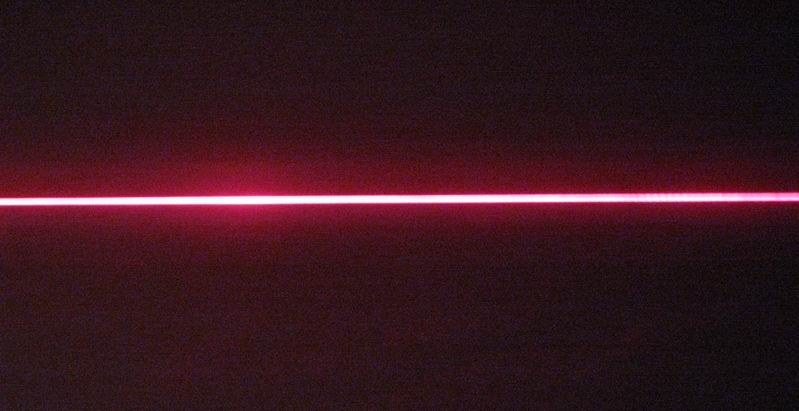
#> input picture test1.jpg, 799 x 411 px
$ jupyter execute --allow-errors Scanner.ipynb   (shell and % lines are left out)
#> lines starting #> are read from the running program, lines starting #| are printed output that depends on the picture; after the words box and inside, x2 and y2 are one past the last pixel; in counts of white or black regions, pixels touching at a corner belong together
[cell 1]
#skeleton

import pandas as pd
import numpy as np
from skimage.morphology import skeletonize
from skimage import io
import cv2
import matplotlib.pyplot as plt

#import image
image1 = cv2.imread('test1.jpg')
#> image1 is the input picture: shape (411, 799, 3); mean B, G, R 30.2, 22.6, 55.1
#plt.imshow(image)

#convert to gray
#https://pythonprogramming.net/thresholding-image-analysis-python-opencv-tutorial/
ret,th1 = cv2.threshold(image1,190,255,cv2.THRESH_BINARY)
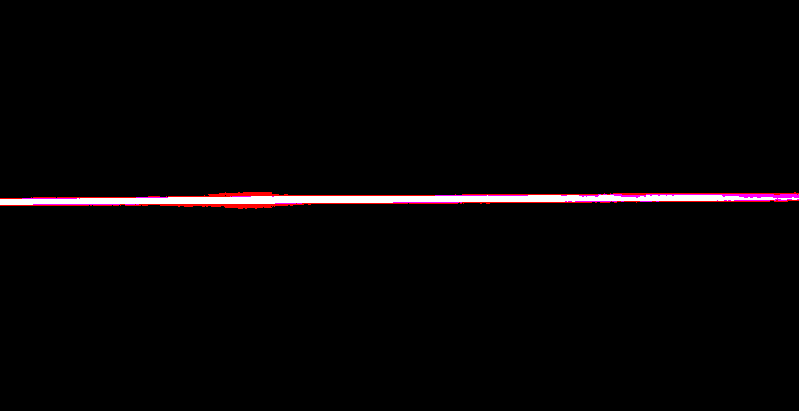
#> th1: shape (411, 799, 3); mean B, G, R 4.4, 3.6, 5.9
#http://www.bogotobogo.com/python/OpenCV_Python/python_opencv3_Image_Global_Thresholding_Adaptive_Thresholding_Otsus_Binarization_Segmentations.php

grayscaled = cv2.cvtColor(th1,cv2.COLOR_BGR2GRAY)
print(grayscaled)
#> (printed output is left out)

plt.imshow(grayscaled,cmap='binary')
plt.show()

skeleton = skeletonize(grayscaled)
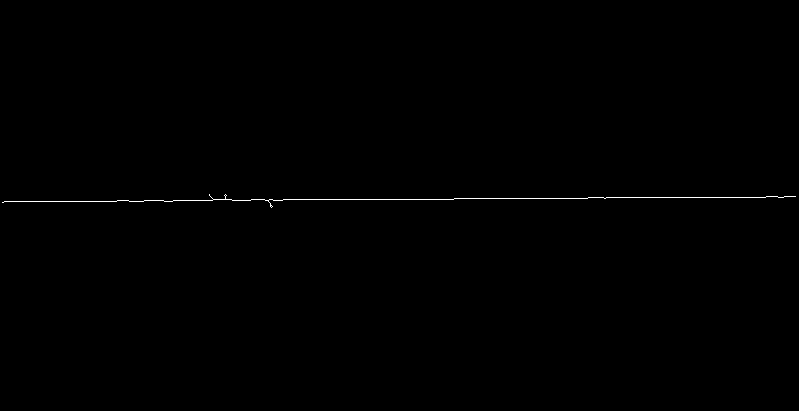
#> skeleton: shape (411, 799) bool; 0.25% white in thin lines or dots, all inside (x1, y1, x2, y2) = (2, 194, 796, 208)

plt.imshow(skeleton)
plt.show()

image2 = pd.DataFrame(skeleton)
#> image2 = table of 411 rows and 799 columns
line = pd.DataFrame(np.zeros((image2.shape[1],3)),columns=['x','y','z'])
#> line = table of 799 rows and 3 columns

plt.imshow(image2,cmap='binary')
plt.show()
z = 2
k = 0
print(image2.shape[1])
#| 799
for i in range(0,image2.shape[0]):
    for j in range(0,image2.shape[1]):
        #print(image.iloc[i,j])
        if image2.iloc[i,j] > 0:
            if k < image2.shape[1]:
                #print([i,j])
                line.iloc[k]=[i,j,z]
                k=k+1
#> after the loop, k = 799
                #print(k)
                #line.append([i,j],columns=['x','y'])
print(line)
#> (printed output is left out)

##### camera

#https://www.raspberrypi.org/documentation/usage/camera/python/README.md

import picamera
camera = picamera.PiCamera()
camera.capture('image.jpg')

#> (a cell that did not finish here is left out)

[cell 3]
#open cv skeleton implentation

import cv2
import numpy as np
import matplotlib.pyplot as plt

#img = cv2.imread('sofsk.png',0)
img = cv2.imread('test1.jpg',0)
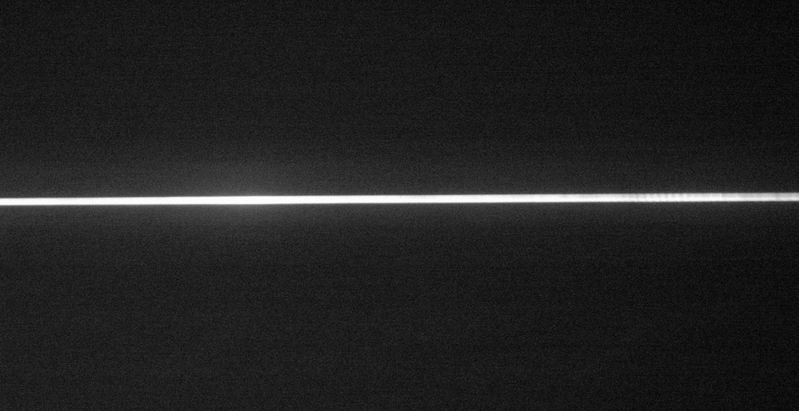
#> img: shape (411, 799); min 1, max 255, mean 33.2

size = np.size(img)
#> size = 328389
skel = np.zeros(img.shape,np.uint8)

plt.imshow(img,cmap='binary')
plt.show()

ret,img = cv2.threshold(img,127,255,0)
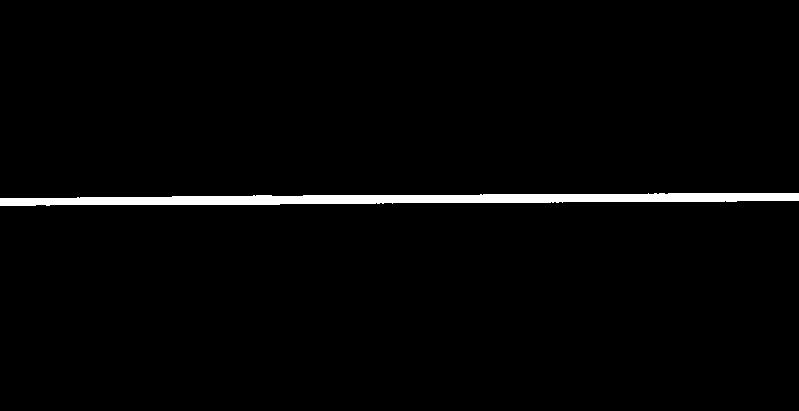
#> img: shape (411, 799); 2% white; 1 white region, box (x1, y1, x2, y2) and area: (0, 193, 799, 206) 6713

plt.imshow(img)
plt.show()

element = cv2.getStructuringElement(cv2.MORPH_CROSS,(3,3))
done = False

while( not done):
    eroded = cv2.erode(img,element)
    temp = cv2.dilate(eroded,element)
    temp = cv2.subtract(img,temp)
    skel = cv2.bitwise_or(skel,temp)
    img = eroded.copy()

    zeros = size - cv2.countNonZero(img)
    if zeros==size:
        done = True
#> this loop made 5 passes
#> zeros on passes 1 to 5: 323274, 324872, 326470, 328030, 328389
#> pass 1, `eroded = cv2.erode(img,element)`:
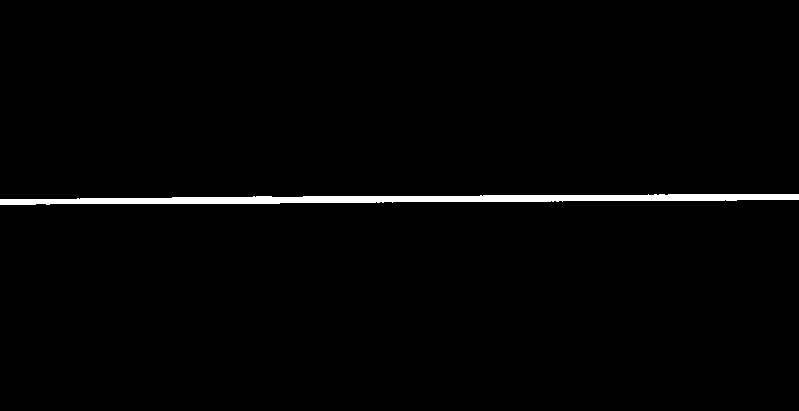
#> eroded: shape (411, 799); 1.6% white; 1 white region, box (x1, y1, x2, y2) and area: (0, 194, 799, 205) 5115
#> pass 2, `eroded = cv2.erode(img,element)`:
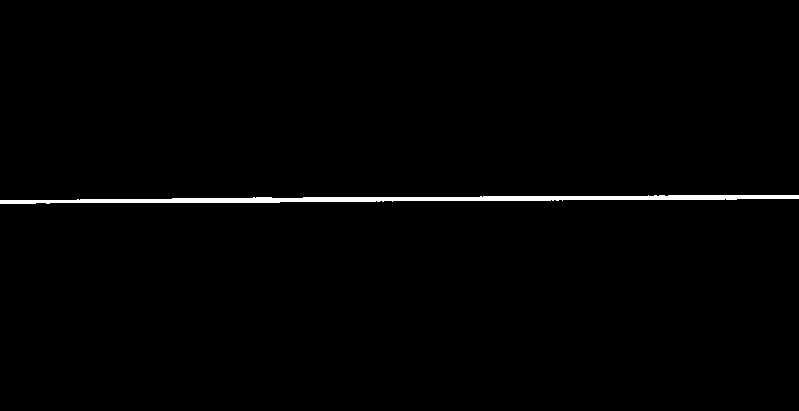
#> eroded: shape (411, 799); 1.1% white; 1 white region, box (x1, y1, x2, y2) and area: (0, 195, 799, 204) 3517
#> pass 3, `eroded = cv2.erode(img,element)`:
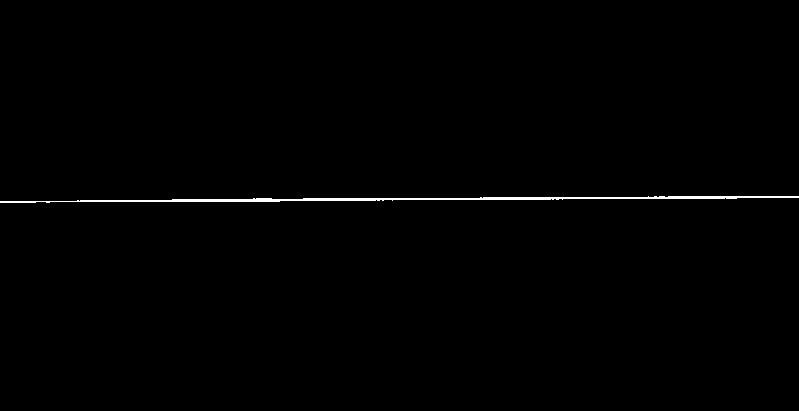
#> eroded: shape (411, 799); 0.58% white; 1 white region, box (x1, y1, x2, y2) and area: (0, 196, 799, 203) 1919
#> after the loop:
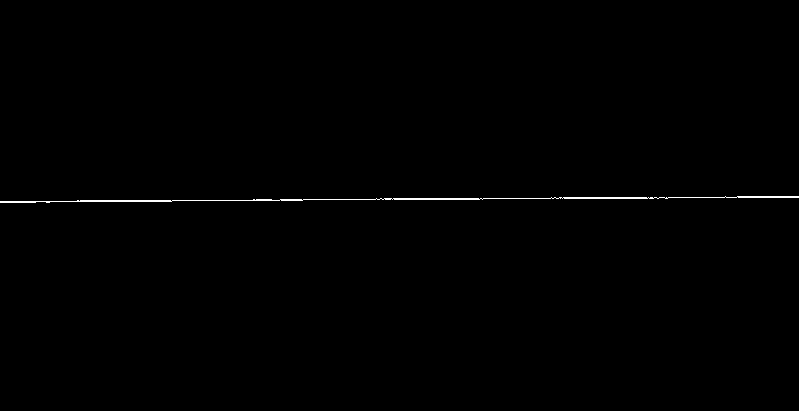
#> skel: shape (411, 799); 0.37% white in thin lines or dots, all inside (x1, y1, x2, y2) = (0, 196, 799, 203)

plt.imshow(skel,cmap='binary')
plt.show()

$ run again, with test2.jpg copied over test1.jpg
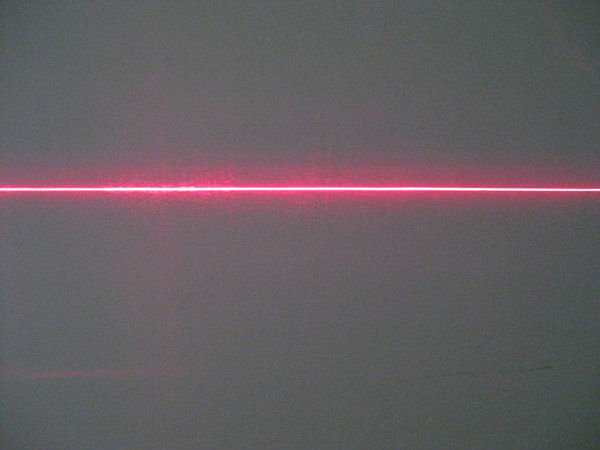
#> input picture test2.jpg, 600 x 450 px
#> image1 is the input picture: shape (450, 600, 3); mean B, G, R 97.6, 93.2, 102
#> (printed output is left out)
#> `skeleton = skeletonize(grayscaled)`:
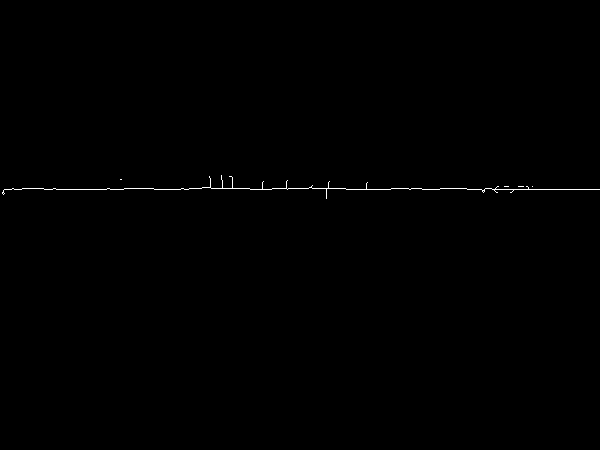
#> skeleton: shape (450, 600) bool; 0.27% white in thin lines or dots, all inside (x1, y1, x2, y2) = (2, 175, 600, 199)
#> image2 = table of 450 rows and 600 columns
#| 600
#> (printed output is left out)
#> size = 270000
#> the loop `while( not done):` made 7 passes
#> zeros on passes 1 to 7: 267611, 268725, 269413, 269811, 269968, 269999, 270000
#> after the loop `while( not done):`:
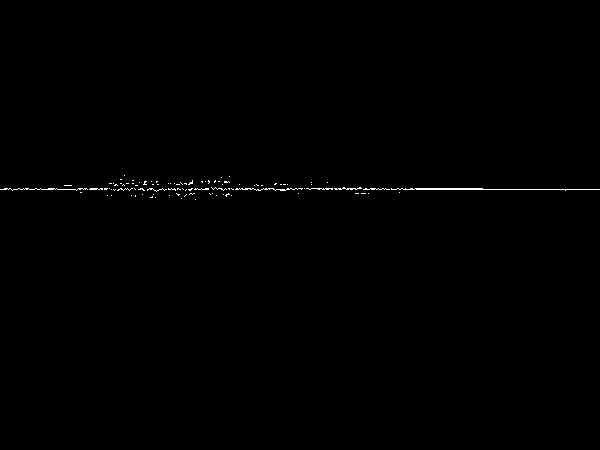
#> skel: shape (450, 600); 0.34% white in thin lines or dots, all inside (x1, y1, x2, y2) = (0, 175, 600, 200)
